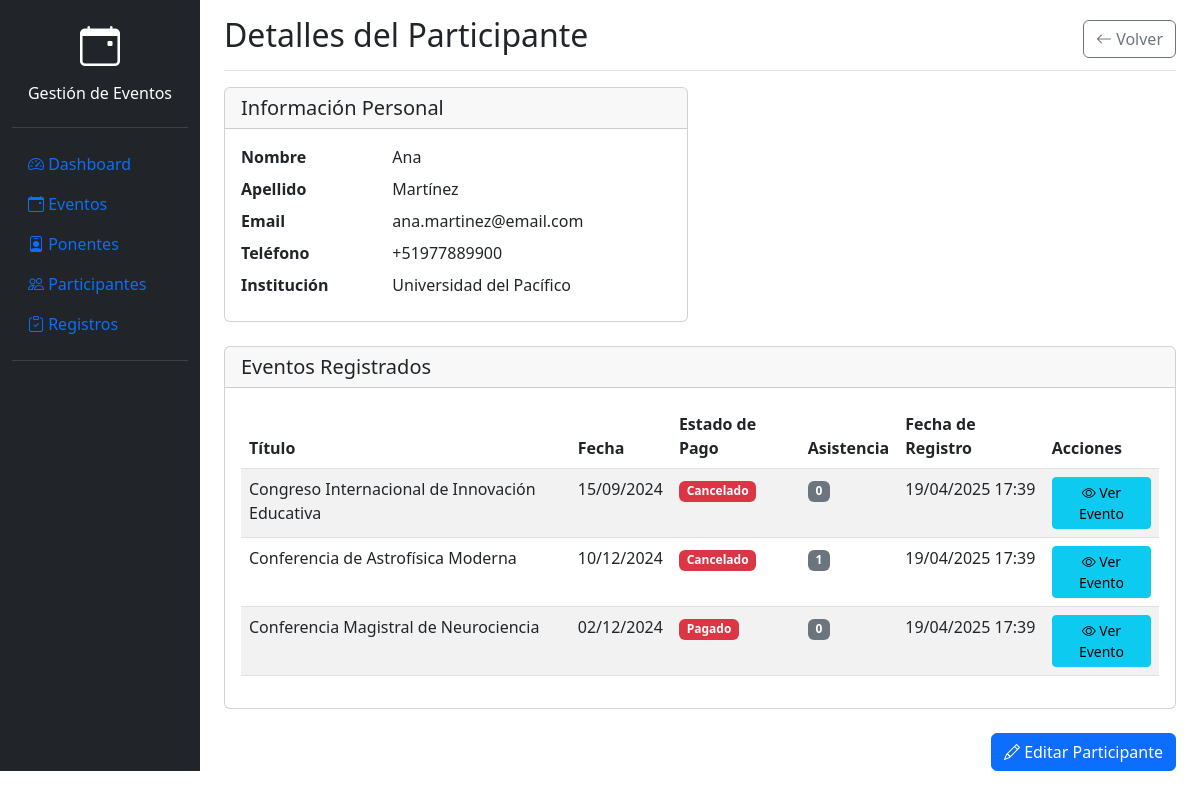
The app's page /frontend/views/participantes/ver.php?id=4 with its own data.
### tables this page shows
CREATE TABLE IF NOT EXISTS participantes (
    participante_id INT AUTO_INCREMENT PRIMARY KEY,
    nombre VARCHAR(100) NOT NULL,
    apellido VARCHAR(100) NOT NULL,
    email VARCHAR(150) UNIQUE NOT NULL,
    telefono VARCHAR(20),
    institucion VARCHAR(150),
    created_at TIMESTAMP DEFAULT CURRENT_TIMESTAMP
);

CREATE TABLE IF NOT EXISTS registros (
    registro_id INT AUTO_INCREMENT PRIMARY KEY,
    evento_id INT NOT NULL,
    participante_id INT NOT NULL,
    fecha_registro TIMESTAMP DEFAULT CURRENT_TIMESTAMP,
    estado_pago ENUM('pendiente', 'pagado', 'cancelado') DEFAULT 'pendiente',
    asistencia BOOLEAN DEFAULT FALSE,
    retroalimentacion TEXT,
    FOREIGN KEY (evento_id) REFERENCES eventos(evento_id) ON DELETE CASCADE,
    FOREIGN KEY (participante_id) REFERENCES participantes(participante_id) ON DELETE CASCADE
);

CREATE TABLE IF NOT EXISTS eventos (
    evento_id INT AUTO_INCREMENT PRIMARY KEY,
    titulo VARCHAR(200) NOT NULL,
    categoria_id INT,
    descripcion TEXT,
    ubicacion VARCHAR(200),
    fecha_evento DATE NOT NULL,
    hora_inicio TIME NOT NULL,
    hora_fin TIME NOT NULL,
    max_participantes INT NOT NULL,
    tarifa_inscripcion DECIMAL(10,2),
    imagen VARCHAR(255),
    created_at TIMESTAMP DEFAULT CURRENT_TIMESTAMP,
    updated_at TIMESTAMP DEFAULT CURRENT_TIMESTAMP ON UPDATE CURRENT_TIMESTAMP,
    FOREIGN KEY (categoria_id) REFERENCES categorias_evento(categoria_id) ON DELETE SET NULL
);

### frontend/views/participantes/ver.php (the view, shortened to what this page needs)
<?php
$conn = mysqli_connect(DB_HOST, DB_USER, DB_PASS, DB_NAME);
$participante_id = isset($_GET['id']) ? (int)$_GET['id'] : 0;
$query = "SELECT * FROM participantes WHERE participante_id = ?";
$stmt = mysqli_prepare($conn, $query);
mysqli_stmt_bind_param($stmt, 'i', $participante_id);
mysqli_stmt_execute($stmt);
$result = mysqli_stmt_get_result($stmt);
$participante = mysqli_fetch_assoc($result);
$query = "SELECT e.*, r.fecha_registro, r.estado_pago, r.asistencia, r.retroalimentacion
          FROM eventos e
          JOIN registros r ON e.evento_id = r.evento_id
          WHERE r.participante_id = ?";
$stmt = mysqli_prepare($conn, $query);
mysqli_stmt_bind_param($stmt, 'i', $participante_id);
mysqli_stmt_execute($stmt);
$result = mysqli_stmt_get_result($stmt);
$eventos = mysqli_fetch_all($result, MYSQLI_ASSOC);
?>
<!DOCTYPE html>
<html lang="es">
<head>
    <link href="https://cdn.jsdelivr.net/npm/bootstrap@5.3.0/dist/css/bootstrap.min.css" rel="stylesheet">
    <link rel="stylesheet" href="https://cdn.jsdelivr.net/npm/bootstrap-icons@1.11.1/font/bootstrap-icons.css">
    <link rel="stylesheet" href="../../css/styles.css">
</head>
<body>
<div class="container-fluid">
    <div class="row">
        <?php include '../layouts/sidebar.php'; ?>
        <main class="col-md-9 ms-sm-auto col-lg-10 px-md-4">
            <div class="d-flex justify-content-between flex-wrap flex-md-nowrap align-items-center pt-3 pb-2 mb-3 border-bottom">
                <h1 class="h2">Detalles del Participante</h1>
                <div class="btn-toolbar mb-2 mb-md-0">
                    <a href="index.php" class="btn btn-outline-secondary">
                        <i class="bi bi-arrow-left"></i> Volver
                    </a>
                </div>
            </div>
            <div class="row">
                <div class="col-md-6 mb-4">
                    <div class="card">
                        <div class="card-header">
                            <h5 class="card-title mb-0">Información Personal</h5>
                        </div>
                        <div class="card-body">
                            <dl class="row mb-0">
                                <dt class="col-sm-4">Nombre</dt>
                                <dd class="col-sm-8"><?php echo htmlspecialchars($participante['nombre']); ?></dd>
                                <dt class="col-sm-4">Apellido</dt>
                                <dd class="col-sm-8"><?php echo htmlspecialchars($participante['apellido']); ?></dd>
                                <dt class="col-sm-4">Email</dt>
                                <dd class="col-sm-8"><?php echo htmlspecialchars($participante['email']); ?></dd>
                                <dt class="col-sm-4">Teléfono</dt>
                                <dd class="col-sm-8"><?php echo htmlspecialchars($participante['telefono']); ?></dd>
                                <dt class="col-sm-4">Institución</dt>
                                <dd class="col-sm-8"><?php echo htmlspecialchars($participante['institucion']); ?></dd>
                            </dl>
                        </div>
                    </div>
                </div>
                <div class="col-12 mb-4">
                    <div class="card">
                        <div class="card-header">
                            <h5 class="card-title mb-0">Eventos Registrados</h5>
                        </div>
                        <div class="card-body">
                            <?php if (count($eventos) > 0): ?>
                                <div class="table-responsive">
                                    <table class="table table-striped">
                                        <thead>
                                            <tr>
                                                <th>Título</th>
                                                <th>Fecha</th>
                                                <th>Estado de Pago</th>
                                                <th>Asistencia</th>
                                                <th>Fecha de Registro</th>
                                                <th>Acciones</th>
                                            </tr>
                                        </thead>
                                        <tbody>
                                            <?php foreach ($eventos as $evento): ?>
                                                <tr>
                                                    <td><?php echo htmlspecialchars($evento['titulo']); ?></td>
                                                    <td><?php echo date('d/m/Y', strtotime($evento['fecha_evento'])); ?></td>
                                                    <td>
                                                        <span class="badge bg-<?php
                                                            echo $evento['estado_pago'] === 'completado' ? 'success' :
                                                                ($evento['estado_pago'] === 'pendiente' ? 'warning' : 'danger');
                                                        ?>">
                                                            <?php echo ucfirst($evento['estado_pago']); ?>
                                                        </span>
                                                    </td>
                                                    <td>
                                                        <span class="badge bg-<?php
                                                            echo $evento['asistencia'] === 'confirmada' ? 'success' :
                                                                ($evento['asistencia'] === 'pendiente' ? 'warning' : 'secondary');
                                                        ?>">
                                                            <?php echo ucfirst($evento['asistencia'] ?? 'pendiente'); ?>
                                                        </span>
                                                    </td>
                                                    <td><?php echo date('d/m/Y H:i', strtotime($evento['fecha_registro'])); ?></td>
                                                    <td>
                                                        <a href="../eventos/ver.php?id=<?php echo $evento['evento_id']; ?>" class="btn btn-sm btn-info">
                                                            <i class="bi bi-eye"></i> Ver Evento
                                                        </a>
                                                    </td>
                                                </tr>
                                            <?php endforeach; ?>
                                        </tbody>
                                    </table>
                                </div>
                            <?php else: ?>
                                <div class="alert alert-info">
                                    El participante no está registrado en ningún evento.
                                </div>
                            <?php endif; ?>
                        </div>
                    </div>
                </div>
            </div>
            <div class="text-end">
                <a href="editar.php?id=<?php echo $participante_id; ?>" class="btn btn-primary">
                    <i class="bi bi-pencil"></i> Editar Participante
                </a>
            </div>
        </main>
    </div>
</div>
</body>
</html>

### frontend/css/styles.css (style rules this page uses)
:root { --color-primario: #0056b3; --color-secundario: #6c757d; --color-exito: #28a745; --color-peligro: #dc3545; --color-fondo: #f8f9fa; --color-texto: #212529; --transition-speed: 0.3s; }

### records on screen
participantes: nombre "Ana", apellido "Martínez", email "ana.martinez@email.com", telefono "+51977889900", institucion "Universidad del Pacífico"
registros: evento.titulo "Congreso Internacional de Innovación Educativa", evento.fecha_evento "15/09/2024", estado_pago "Cancelado", asistencia "0", fecha_registro "19/04/2025 17:39"
registros: evento.titulo "Conferencia de Astrofísica Moderna", evento.fecha_evento "10/12/2024", estado_pago "Cancelado", asistencia "1", fecha_registro "19/04/2025 17:39"
registros: evento.titulo "Conferencia Magistral de Neurociencia", evento.fecha_evento "02/12/2024", estado_pago "Pagado", asistencia "0", fecha_registro "19/04/2025 17:39"
